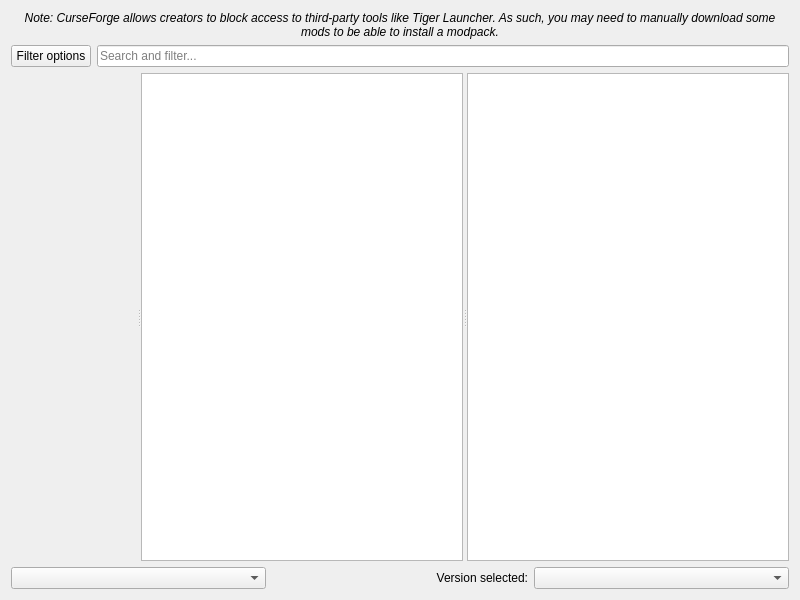
<?xml version="1.0" encoding="UTF-8"?>
<ui version="4.0">
 <class>FlamePage</class>
 <widget class="QWidget" name="FlamePage">
  <property name="geometry">
   <rect>
    <x>0</x>
    <y>0</y>
    <width>800</width>
    <height>600</height>
   </rect>
  </property>
  <layout class="QVBoxLayout" name="verticalLayout">
   <item>
    <widget class="QLabel" name="label_2">
     <property name="font">
      <font>
       <italic>true</italic>
      </font>
     </property>
     <property name="text">
      <string>Note: CurseForge allows creators to block access to third-party tools like Tiger Launcher. As such, you may need to manually download some mods to be able to install a modpack.</string>
     </property>
     <property name="alignment">
      <set>Qt::AlignCenter</set>
     </property>
     <property name="wordWrap">
      <bool>true</bool>
     </property>
    </widget>
   </item>
   <item>
    <layout class="QHBoxLayout" name="horizontalLayout">
     <item>
      <widget class="QPushButton" name="filterButton">
       <property name="text">
        <string>Filter options</string>
       </property>
      </widget>
     </item>
     <item>
      <widget class="QLineEdit" name="searchEdit">
       <property name="placeholderText">
        <string>Search and filter...</string>
       </property>
      </widget>
     </item>
    </layout>
   </item>
   <item>
    <widget class="QSplitter" name="splitter">
     <property name="sizePolicy">
      <sizepolicy hsizetype="Expanding" vsizetype="Expanding">
       <horstretch>0</horstretch>
       <verstretch>0</verstretch>
      </sizepolicy>
     </property>
     <property name="orientation">
      <enum>Qt::Horizontal</enum>
     </property>
     <widget class="QWidget" name="widget" native="true"/>
     <widget class="QListView" name="packView">
      <property name="horizontalScrollBarPolicy">
       <enum>Qt::ScrollBarAlwaysOff</enum>
      </property>
      <property name="alternatingRowColors">
       <bool>true</bool>
      </property>
      <property name="iconSize">
       <size>
        <width>48</width>
        <height>48</height>
       </size>
      </property>
      <property name="verticalScrollMode">
       <enum>QAbstractItemView::ScrollPerPixel</enum>
      </property>
     </widget>
     <widget class="ProjectDescriptionPage" name="packDescription">
      <property name="openExternalLinks">
       <bool>true</bool>
      </property>
      <property name="openLinks">
       <bool>true</bool>
      </property>
     </widget>
    </widget>
   </item>
   <item>
    <layout class="QHBoxLayout">
     <item>
      <widget class="QComboBox" name="sortByBox"/>
     </item>
     <item>
      <widget class="QLabel" name="label">
       <property name="text">
        <string>Version selected:</string>
       </property>
       <property name="alignment">
        <set>Qt::AlignRight|Qt::AlignTrailing|Qt::AlignVCenter</set>
       </property>
      </widget>
     </item>
     <item>
      <widget class="QComboBox" name="versionSelectionBox"/>
     </item>
    </layout>
   </item>
  </layout>
 </widget>
 <customwidgets>
  <customwidget>
   <class>ProjectDescriptionPage</class>
   <extends>QTextBrowser</extends>
   <header>ui/widgets/ProjectDescriptionPage.h</header>
  </customwidget>
 </customwidgets>
 <tabstops>
  <tabstop>packView</tabstop>
  <tabstop>packDescription</tabstop>
  <tabstop>sortByBox</tabstop>
  <tabstop>versionSelectionBox</tabstop>
 </tabstops>
 <resources/>
 <connections/>
</ui>
